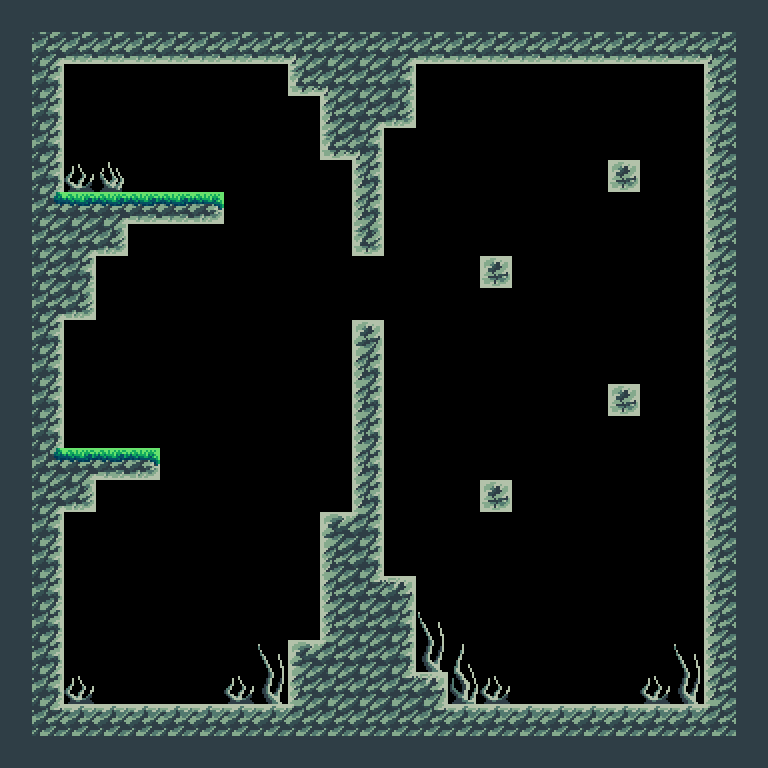

Tiled map render using the project's own tile images. Description and the whole map definition, tile-layer contents included, below:
An orthogonal 24x24 tile map with 32x32 px tiles, 2 tile layers (ground, obstacles) and 17 objects (9x spike, 5x star, 2x enemySpawn, playerSpawn).

<map version="1.5" tiledversion="1.7.2" orientation="orthogonal" renderorder="right-down" width="24" height="24" tilewidth="32" tileheight="32" infinite="0" nextlayerid="4" nextobjectid="20">
 <editorsettings>
  <export target="level5.json" format="json" />
 </editorsettings>
 <tileset firstgid="1" name="ForestTilesetNew" tilewidth="32" tileheight="32" tilecount="85" columns="17">
  <image source="../assets/ForestTilesetNew.png" width="544" height="160" />
  <tile id="0">
   <properties>
    <property name="collides" type="bool" value="true" />
   </properties>
  </tile>
  <tile id="1">
   <properties>
    <property name="collides" type="bool" value="true" />
   </properties>
  </tile>
  <tile id="2">
   <properties>
    <property name="collides" type="bool" value="true" />
   </properties>
  </tile>
  <tile id="3">
   <properties>
    <property name="collides" type="bool" value="true" />
   </properties>
  </tile>
  <tile id="4">
   <properties>
    <property name="collides" type="bool" value="true" />
   </properties>
  </tile>
  <tile id="5">
   <properties>
    <property name="collides" type="bool" value="true" />
   </properties>
  </tile>
  <tile id="6">
   <properties>
    <property name="collides" type="bool" value="true" />
   </properties>
  </tile>
  <tile id="7">
   <properties>
    <property name="collides" type="bool" value="true" />
   </properties>
  </tile>
  <tile id="8">
   <properties>
    <property name="collides" type="bool" value="true" />
   </properties>
  </tile>
  <tile id="9">
   <properties>
    <property name="collides" type="bool" value="true" />
   </properties>
  </tile>
  <tile id="10">
   <properties>
    <property name="collides" type="bool" value="true" />
   </properties>
  </tile>
  <tile id="11">
   <properties>
    <property name="collides" type="bool" value="false" />
   </properties>
  </tile>
  <tile id="12">
   <properties>
    <property name="collides" type="bool" value="false" />
   </properties>
  </tile>
  <tile id="13">
   <properties>
    <property name="collides" type="bool" value="false" />
   </properties>
  </tile>
  <tile id="14">
   <properties>
    <property name="collides" type="bool" value="true" />
   </properties>
  </tile>
  <tile id="15">
   <properties>
    <property name="collides" type="bool" value="false" />
   </properties>
  </tile>
  <tile id="16">
   <properties>
    <property name="collides" type="bool" value="false" />
   </properties>
  </tile>
  <tile id="17">
   <properties>
    <property name="collides" type="bool" value="true" />
   </properties>
  </tile>
  <tile id="18">
   <properties>
    <property name="collides" type="bool" value="false" />
   </properties>
  </tile>
  <tile id="19">
   <properties>
    <property name="collides" type="bool" value="true" />
   </properties>
  </tile>
  <tile id="20">
   <properties>
    <property name="collides" type="bool" value="true" />
   </properties>
  </tile>
  <tile id="21">
   <properties>
    <property name="collides" type="bool" value="true" />
   </properties>
  </tile>
  <tile id="22">
   <properties>
    <property name="collides" type="bool" value="true" />
   </properties>
  </tile>
  <tile id="23">
   <properties>
    <property name="collides" type="bool" value="true" />
   </properties>
  </tile>
  <tile id="24">
   <properties>
    <property name="collides" type="bool" value="true" />
   </properties>
  </tile>
  <tile id="25">
   <properties>
    <property name="collides" type="bool" value="true" />
   </properties>
  </tile>
  <tile id="26">
   <properties>
    <property name="collides" type="bool" value="false" />
   </properties>
  </tile>
  <tile id="27">
   <properties>
    <property name="collides" type="bool" value="true" />
   </properties>
  </tile>
  <tile id="28">
   <properties>
    <property name="collides" type="bool" value="false" />
   </properties>
  </tile>
  <tile id="29">
   <properties>
    <property name="collides" type="bool" value="false" />
   </properties>
  </tile>
  <tile id="30">
   <properties>
    <property name="collides" type="bool" value="false" />
   </properties>
  </tile>
  <tile id="31">
   <properties>
    <property name="collides" type="bool" value="false" />
   </properties>
  </tile>
  <tile id="32">
   <properties>
    <property name="collides" type="bool" value="false" />
   </properties>
  </tile>
  <tile id="33">
   <properties>
    <property name="collides" type="bool" value="false" />
   </properties>
  </tile>
  <tile id="34">
   <properties>
    <property name="collides" type="bool" value="true" />
   </properties>
  </tile>
  <tile id="35">
   <properties>
    <property name="collides" type="bool" value="true" />
   </properties>
  </tile>
  <tile id="36">
   <properties>
    <property name="collides" type="bool" value="true" />
   </properties>
  </tile>
  <tile id="37">
   <properties>
    <property name="collides" type="bool" value="true" />
   </properties>
  </tile>
  <tile id="38">
   <properties>
    <property name="collides" type="bool" value="true" />
   </properties>
  </tile>
  <tile id="39">
   <properties>
    <property name="collides" type="bool" value="true" />
   </properties>
  </tile>
  <tile id="40">
   <properties>
    <property name="collides" type="bool" value="true" />
   </properties>
  </tile>
  <tile id="41">
   <properties>
    <property name="collides" type="bool" value="true" />
   </properties>
  </tile>
  <tile id="42">
   <properties>
    <property name="collides" type="bool" value="true" />
   </properties>
  </tile>
  <tile id="43">
   <properties>
    <property name="collides" type="bool" value="true" />
   </properties>
  </tile>
  <tile id="44">
   <properties>
    <property name="collides" type="bool" value="true" />
   </properties>
  </tile>
  <tile id="45">
   <properties>
    <property name="collides" type="bool" value="false" />
   </properties>
  </tile>
  <tile id="46">
   <properties>
    <property name="collides" type="bool" value="false" />
   </properties>
  </tile>
  <tile id="47">
   <properties>
    <property name="collides" type="bool" value="false" />
   </properties>
  </tile>
  <tile id="48">
   <properties>
    <property name="collides" type="bool" value="false" />
   </properties>
  </tile>
  <tile id="49">
   <properties>
    <property name="collides" type="bool" value="false" />
   </properties>
  </tile>
  <tile id="50">
   <properties>
    <property name="collides" type="bool" value="false" />
   </properties>
  </tile>
  <tile id="51">
   <properties>
    <property name="collides" type="bool" value="true" />
   </properties>
  </tile>
  <tile id="52">
   <properties>
    <property name="collides" type="bool" value="true" />
   </properties>
  </tile>
  <tile id="53">
   <properties>
    <property name="collides" type="bool" value="true" />
   </properties>
  </tile>
  <tile id="54">
   <properties>
    <property name="collides" type="bool" value="true" />
   </properties>
  </tile>
  <tile id="55">
   <properties>
    <property name="collides" type="bool" value="true" />
   </properties>
  </tile>
  <tile id="56">
   <properties>
    <property name="collides" type="bool" value="true" />
   </properties>
  </tile>
  <tile id="57">
   <properties>
    <property name="collides" type="bool" value="true" />
   </properties>
  </tile>
  <tile id="58">
   <properties>
    <property name="collides" type="bool" value="true" />
   </properties>
  </tile>
  <tile id="59">
   <properties>
    <property name="collides" type="bool" value="true" />
   </properties>
  </tile>
  <tile id="60">
   <properties>
    <property name="collides" type="bool" value="true" />
   </properties>
  </tile>
  <tile id="61">
   <properties>
    <property name="collides" type="bool" value="true" />
   </properties>
  </tile>
  <tile id="62">
   <properties>
    <property name="collides" type="bool" value="true" />
   </properties>
  </tile>
  <tile id="63">
   <properties>
    <property name="collides" type="bool" value="true" />
   </properties>
  </tile>
  <tile id="64">
   <properties>
    <property name="collides" type="bool" value="true" />
   </properties>
  </tile>
  <tile id="65">
   <properties>
    <property name="collides" type="bool" value="true" />
   </properties>
  </tile>
  <tile id="66">
   <properties>
    <property name="collides" type="bool" value="false" />
   </properties>
  </tile>
  <tile id="67">
   <properties>
    <property name="collides" type="bool" value="false" />
   </properties>
  </tile>
  <tile id="68">
   <properties>
    <property name="collides" type="bool" value="true" />
   </properties>
  </tile>
  <tile id="69">
   <properties>
    <property name="collides" type="bool" value="true" />
   </properties>
  </tile>
  <tile id="70">
   <properties>
    <property name="collides" type="bool" value="true" />
   </properties>
  </tile>
  <tile id="71">
   <properties>
    <property name="collides" type="bool" value="true" />
   </properties>
  </tile>
  <tile id="72">
   <properties>
    <property name="collides" type="bool" value="true" />
   </properties>
  </tile>
  <tile id="73">
   <properties>
    <property name="collides" type="bool" value="true" />
   </properties>
  </tile>
  <tile id="74">
   <properties>
    <property name="collides" type="bool" value="true" />
   </properties>
  </tile>
  <tile id="75">
   <properties>
    <property name="collides" type="bool" value="true" />
   </properties>
  </tile>
  <tile id="76">
   <properties>
    <property name="collides" type="bool" value="true" />
   </properties>
  </tile>
  <tile id="77">
   <properties>
    <property name="collides" type="bool" value="true" />
   </properties>
  </tile>
  <tile id="78">
   <properties>
    <property name="collides" type="bool" value="true" />
   </properties>
  </tile>
  <tile id="79">
   <properties>
    <property name="collides" type="bool" value="true" />
   </properties>
  </tile>
  <tile id="80">
   <properties>
    <property name="collides" type="bool" value="true" />
   </properties>
  </tile>
  <tile id="81">
   <properties>
    <property name="collides" type="bool" value="true" />
   </properties>
  </tile>
  <tile id="82">
   <properties>
    <property name="collides" type="bool" value="true" />
   </properties>
  </tile>
  <tile id="83">
   <properties>
    <property name="collides" type="bool" value="false" />
   </properties>
  </tile>
  <tile id="84">
   <properties>
    <property name="collides" type="bool" value="false" />
   </properties>
  </tile>
 </tileset>
 <layer id="1" name="ground" width="24" height="24">
  <data encoding="csv">
19,19,19,19,19,19,19,19,19,19,19,19,19,19,19,19,19,19,19,19,19,19,19,19,
19,5,44,44,44,44,44,44,44,6,27,27,5,44,44,44,44,44,44,44,44,44,6,19,
19,28,0,0,0,0,0,0,0,43,6,27,28,0,0,0,0,0,0,0,0,0,26,19,
19,28,0,0,0,0,0,0,0,0,26,5,45,0,0,0,0,0,0,0,0,0,26,19,
19,28,0,0,0,0,0,0,0,0,43,8,0,0,0,0,0,0,0,0,0,0,26,19,
19,28,0,0,0,0,0,0,0,0,0,21,0,0,0,0,0,0,0,55,0,0,26,19,
19,65,78,73,61,61,62,0,0,0,0,21,0,0,0,0,0,0,0,0,0,0,26,19,
19,27,5,45,0,0,0,0,0,0,0,38,0,0,0,0,0,0,0,0,0,0,26,19,
19,27,28,0,0,0,0,0,0,0,0,0,0,0,0,55,0,0,0,0,0,0,26,19,
19,5,45,0,0,0,0,0,0,0,0,0,0,0,0,0,0,0,0,0,0,0,26,19,
19,28,0,0,0,0,0,0,0,0,0,4,0,0,0,0,0,0,0,0,0,0,26,19,
19,28,0,0,0,0,0,0,0,0,0,21,0,0,0,0,0,0,0,0,0,0,26,19,
19,28,0,0,0,0,0,0,0,0,0,21,0,0,0,0,0,0,0,55,0,0,26,19,
19,28,0,0,0,0,0,0,0,0,0,21,0,0,0,0,0,0,0,0,0,0,26,19,
19,65,73,61,62,0,0,0,0,0,0,21,0,0,0,0,0,0,0,0,0,0,26,19,
19,5,45,0,0,0,0,0,0,0,0,21,0,0,0,55,0,0,0,0,0,0,26,19,
19,28,0,0,0,0,0,0,0,0,9,25,0,0,0,0,0,0,0,0,0,0,26,19,
19,28,0,0,0,0,0,0,0,0,26,28,0,0,0,0,0,0,0,0,0,0,26,19,
19,28,0,0,0,0,0,0,0,0,26,22,11,0,0,0,0,0,0,0,0,0,26,19,
19,28,0,0,0,0,0,0,0,0,26,27,28,0,0,0,0,0,0,0,0,0,26,19,
19,28,0,0,0,0,0,0,0,9,23,27,28,0,0,0,0,0,0,0,0,0,26,19,
19,28,0,0,0,0,0,0,0,26,27,27,22,11,0,0,0,0,0,0,0,0,26,19,
19,22,10,10,10,10,10,10,10,23,27,27,27,22,10,10,10,10,10,10,10,10,23,19,
19,19,19,19,19,19,19,19,19,19,19,19,19,19,19,19,19,19,19,19,19,19,19,19
</data>
 </layer>
 <objectgroup id="2" name="objects">
  <object id="1" name="playerSpawn" x="111.8" y="399.414" />
  <object id="2" name="star" x="139.75" y="129.832" />
  <object id="3" name="star" x="370.562" y="287.614" />
  <object id="4" name="star" x="623.014" y="112.701" />
  <object id="5" name="star" x="174.011" y="623.915" />
  <object id="6" name="star" x="573.425" y="613.998" />
  <object id="7" name="spike" x="62.2112" y="163.192" width="63.1128" height="28.8516" />
  <object id="8" name="spike" x="64.0144" y="676.209" width="30.6548" height="27.95" />
  <object id="9" name="spike" x="225.403" y="674.405" width="27.95" height="27.95" />
  <object id="10" name="spike" x="256.959" y="642.849" width="26.1467" height="60.408" />
  <object id="11" name="spike" x="418.348" y="611.293" width="26.1467" height="58.6048" />
  <object id="12" name="spike" x="449.003" y="643.751" width="27.95" height="57.7031" />
  <object id="13" name="spike" x="479.657" y="673.504" width="28.8516" height="28.8516" />
  <object id="14" name="spike" x="640.144" y="673.504" width="30.6548" height="29.7532" />
  <object id="15" name="spike" x="673.504" y="643.751" width="27.95" height="58.6048" />
  <object id="18" name="enemySpawn" x="144.258" y="650.964" />
  <object id="19" name="enemySpawn" x="543.672" y="662.685" />
 </objectgroup>
 <layer id="3" name="obstacles" width="24" height="24">
  <data encoding="csv">
0,0,0,0,0,0,0,0,0,0,0,0,0,0,0,0,0,0,0,0,0,0,0,0,
0,0,0,0,0,0,0,0,0,0,0,0,0,0,0,0,0,0,0,0,0,0,0,0,
0,0,0,0,0,0,0,0,0,0,0,0,0,0,0,0,0,0,0,0,0,0,0,0,
0,0,0,0,0,0,0,0,0,0,0,0,0,0,0,0,0,0,0,0,0,0,0,0,
0,0,0,0,0,0,0,0,0,0,0,0,0,0,0,0,0,0,0,0,0,0,0,0,
0,0,84,85,0,0,0,0,0,0,0,0,0,0,0,0,0,0,0,0,0,0,0,0,
0,0,0,0,0,0,0,0,0,0,0,0,0,0,0,0,0,0,0,0,0,0,0,0,
0,0,0,0,0,0,0,0,0,0,0,0,0,0,0,0,0,0,0,0,0,0,0,0,
0,0,0,0,0,0,0,0,0,0,0,0,0,0,0,0,0,0,0,0,0,0,0,0,
0,0,0,0,0,0,0,0,0,0,0,0,0,0,0,0,0,0,0,0,0,0,0,0,
0,0,0,0,0,0,0,0,0,0,0,0,0,0,0,0,0,0,0,0,0,0,0,0,
0,0,0,0,0,0,0,0,0,0,0,0,0,0,0,0,0,0,0,0,0,0,0,0,
0,0,0,0,0,0,0,0,0,0,0,0,0,0,0,0,0,0,0,0,0,0,0,0,
0,0,0,0,0,0,0,0,0,0,0,0,0,0,0,0,0,0,0,0,0,0,0,0,
0,0,0,0,0,0,0,0,0,0,0,0,0,0,0,0,0,0,0,0,0,0,0,0,
0,0,0,0,0,0,0,0,0,0,0,0,0,0,0,0,0,0,0,0,0,0,0,0,
0,0,0,0,0,0,0,0,0,0,0,0,0,0,0,0,0,0,0,0,0,0,0,0,
0,0,0,0,0,0,0,0,0,0,0,0,0,0,0,0,0,0,0,0,0,0,0,0,
0,0,0,0,0,0,0,0,0,0,0,0,0,0,0,0,0,0,0,0,0,0,0,0,
0,0,0,0,0,0,0,0,0,0,0,0,0,50,0,0,0,0,0,0,0,0,0,0,
0,0,0,0,0,0,0,0,50,0,0,0,0,67,51,0,0,0,0,0,0,50,0,0,
0,0,84,0,0,0,0,84,67,0,0,0,0,0,68,84,0,0,0,0,84,67,0,0,
0,0,0,0,0,0,0,0,0,0,0,0,0,0,0,0,0,0,0,0,0,0,0,0,
0,0,0,0,0,0,0,0,0,0,0,0,0,0,0,0,0,0,0,0,0,0,0,0
</data>
 </layer>
</map>
